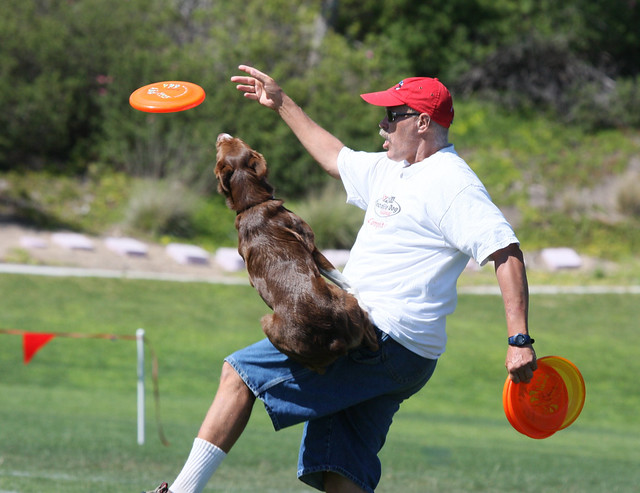
#> input picture data/man_with_dog.jpg, 640 x 493 px
$ jupyter execute '1 - Detecção de pontos salientes.ipynb'
#> lines starting #> are read from the running program, lines starting #| are printed output that depends on the picture; long printed decimals are rounded
# Detecção de pontos salientes

Usaremos a biblioteca OpenCV para detectar pontos salientes em uma imagem

[cell 1]
import cv2
import matplotlib.pyplot as plt


def unpack_octave(kpt_octave):
    """Obtém informação sobre a escala de um ponto saliente do OpenCV"""

    _octave = kpt_octave
    octave = _octave&0xFF
    layer  = (_octave>>8)&0xFF
    if octave>=128:
        octave |= -128
    if octave>=0:
        scale = float(1/(1<<octave))
    else:
        scale = float(1<<-octave)
    return octave, layer, scale

def keypoint_info(kpt):
    """Imprime informação sobre um ponto saliente"""

    octave, layer, scale = unpack_octave(kpt.octave)
    data = {
        'position': (kpt.pt[0], kpt.pt[1]),
        'angle': kpt.angle,
        'size': kpt.size,
        'octave': octave,   # Oitava (resolução) na qual o keypoint foi detectado
        'layer': layer,     # Nível de suavização na oitava
        'scale': scale,     # Fração de escala em relação à imagem original
        'response': kpt.response  # Valor do Laplaciano da Gaussiana
    }

    for name, value in data.items():
        print(f'{name}: {value}')

img = cv2.imread('../data/man_with_dog.jpg')
#> img is the input picture: shape (493, 640, 3); mean B, G, R 94.6, 121.4, 115.7
# Imagem RGB
img = cv2.cvtColor(img, cv2.COLOR_BGR2RGB)
# Imagem nível de cinza para o método SIFT
img_gray = cv2.cvtColor(img, cv2.COLOR_BGR2GRAY)
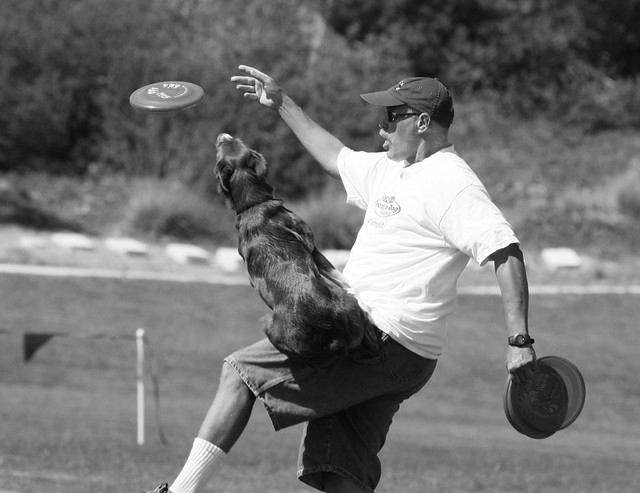
#> img_gray: shape (493, 640); min 2, max 255, mean 112.8

sift = cv2.SIFT_create(
    nfeatures=200,          # Número máximo de pontos salientes
    nOctaveLayers=3,        # Número de escalas na pirâmide Gaussiana
    contrastThreshold=0.04, # Saliência mínima de um ponto saliente
    edgeThreshold=10,       # Linearidade máxima, remove arestas salientes
    sigma=1.6               # Suavização no primeiro nível da pirâmide Gaussiana
    )
keypoints = sift.detect(img_gray, None)
#> keypoints = 200 keypoints; strongest (x, y, size): (413, 227, 112.7), (227, 136, 3.9), (245, 94, 1.9), (499, 257, 10.5)

# Desenha pontos salientes detectados na imagem
img_out = cv2.drawKeypoints(
    img,
    keypoints,
    None,
    flags=cv2.DRAW_MATCHES_FLAGS_DRAW_RICH_KEYPOINTS
    )
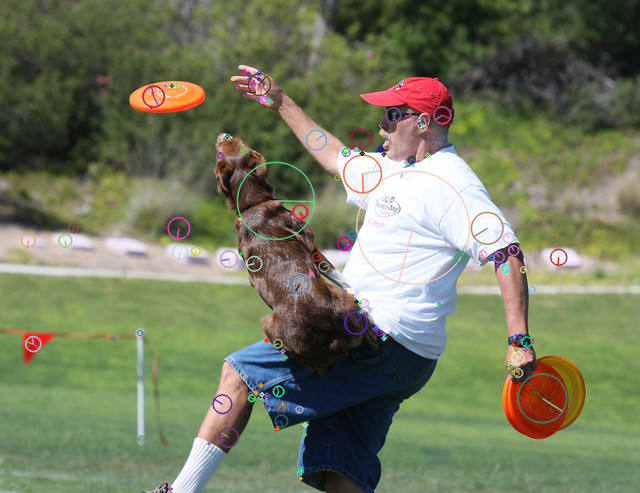
#> img_out: shape (493, 640, 3); mean R, G, B 115.6, 121.5, 94.7

plt.figure(figsize=(7,7))
plt.imshow(img_out)

[cell 2]
# Informações do primeiro ponto saliente
keypoint_info(keypoints[0])

[cell 3]
for k in keypoints:
    print(k.pt, k.size, k.response)
#> this loop made 200 passes
#> k on passes 1 to 3: keypoint at (508.2, 237.8), size 10.2, keypoint at (245.4, 93.9), size 1.9, keypoint at (245.4, 93.9), size 1.9
#| (508.201, 237.771) 10.175 0.05521
#| (245.411, 93.919) 1.946 0.07858
#| (245.411, 93.919) 1.946 0.07858
#| (251.297, 86.872) 1.906 0.06477
#| (427.101, 154.709) 4.391 0.05551
#| (422.136, 117.613) 1.989 0.05522
#| (421.013, 123.729) 2.301 0.06192
#| (419.211, 130.849) 1.884 0.06205
#> (further printed lines are left out)

$ run again, with data/basset_hound_53.jpg copied over data/man_with_dog.jpg
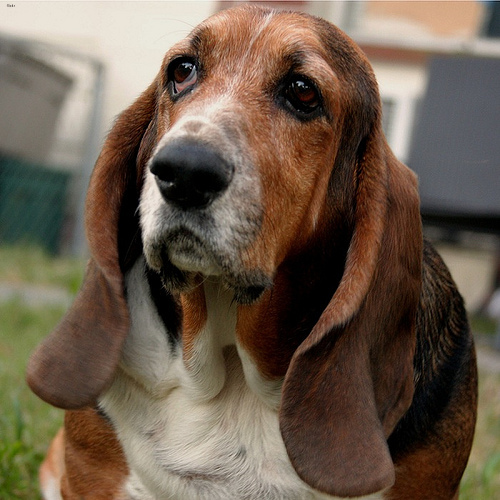
#> input picture data/basset_hound_53.jpg, 500 x 500 px
#> img is the input picture: shape (500, 500, 3); mean B, G, R 76.8, 92.7, 108.7
#> `img_gray = cv2.cvtColor(img, cv2.COLOR_BGR2GRAY)`:
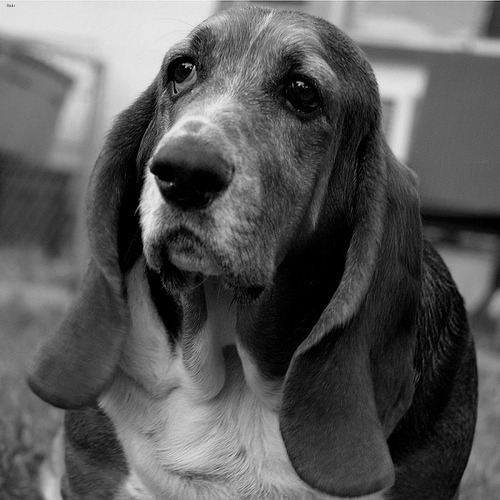
#> img_gray: shape (500, 500); min 0, max 239, mean 89.8
#> keypoints = 201 keypoints; strongest (x, y, size): (152, 201, 19.7), (150, 178, 8.2), (300, 83, 3.2), (185, 69, 32.9)
#> `img_out = cv2.drawKeypoints( img, keypoints, None, flags=cv2.DRAW_MATC..`:
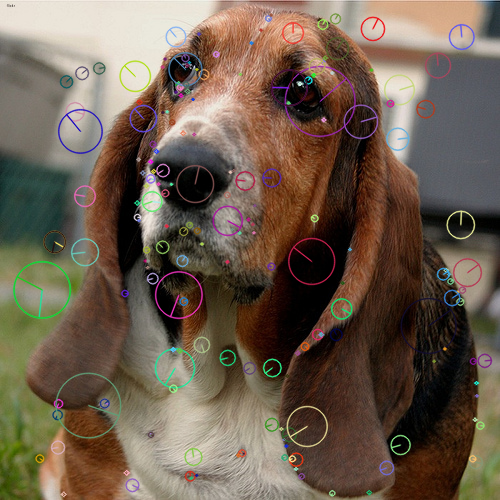
#> img_out: shape (500, 500, 3); mean R, G, B 109.5, 93.7, 78.6
#> the loop `for k in keypoints:` made 201 passes
#> k on passes 1 to 3: keypoint at (172.8, 349.1), size 4.2, keypoint at (226.8, 194.5), size 5.6, keypoint at (484.3, 360.4), size 13.3
#> (printed output is left out)
